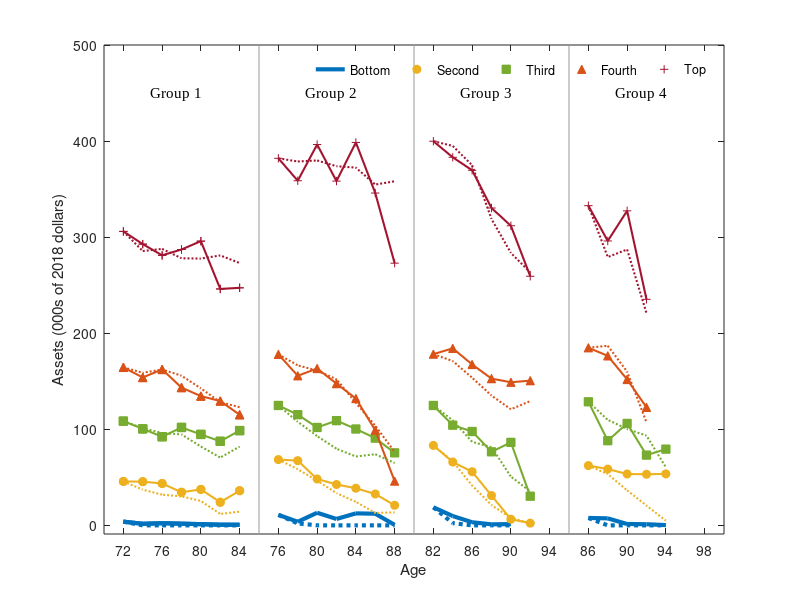

Write MATLAB code to recreate this figure. (Note: this script raises an error after producing the figure.)
clear all

%  clc

waves=9;
groups=4;
wealth_q=3
clusters=4
f_t=2;
PI_l=5;
PI_l2=10;
FS=11;
ylim_pi=500
ylim_ic=600
cd('C:\Users\jbueren\Google Drive\JMP\Code\Structural Model\new_model\new_model\new_model');

% Data moments
fileID = fopen('data_moments1.txt');
data_moments=textscan(fileID,'%f');
fclose(fileID);
data_moments=data_moments{1};
data_moments=standardizeMissing(data_moments,-9);
data_moments(data_moments<0)=0;
data_NW_PI=data_moments(1:waves*groups*PI_l);
data_NW_PI=reshape(data_NW_PI,PI_l,waves,groups);

% Model moments
fileID = fopen('model_moments.txt');
model_moments=textscan(fileID,'%f');
fclose(fileID);
model_moments=model_moments{1};
model_moments(isnan(data_moments)) = -9;
model_moments=standardizeMissing(model_moments,-9);
model_moments(model_moments<0) = 0;
model_NW_PI=model_moments(1:waves*groups*PI_l);
model_NW_PI=reshape(model_NW_PI,PI_l,waves,groups);

data_beq_ic=data_moments(waves*groups*PI_l+1:waves*groups*PI_l+f_t*PI_l);
data_beq_ic=reshape(data_beq_ic,PI_l,f_t);
model_beq_ic=model_moments(waves*groups*PI_l+1:waves*groups*PI_l+f_t*PI_l);
model_beq_ic=reshape(model_beq_ic,PI_l,f_t);

data_NW_IC=data_moments(waves*groups*PI_l+f_t*PI_l+1:waves*groups*PI_l+f_t*PI_l+f_t*waves*groups);
data_NW_IC=reshape(data_NW_IC,f_t,waves,groups);
model_NW_IC=model_moments(waves*groups*PI_l+f_t*PI_l+1:waves*groups*PI_l+f_t*PI_l+f_t*waves*groups);
model_NW_IC=reshape(model_NW_IC,f_t,waves,groups);

data_hr_PI=data_moments(waves*groups*PI_l+f_t*PI_l+f_t*waves*groups+1:waves*groups*PI_l+f_t*PI_l+f_t*waves*groups+groups*PI_l);
data_hr_PI=reshape(data_hr_PI,PI_l,groups)
model_hr_PI=model_moments(waves*groups*PI_l+f_t*PI_l+f_t*waves*groups+1:waves*groups*PI_l+f_t*PI_l+f_t*waves*groups+groups*PI_l);
model_hr_PI=reshape(model_hr_PI,PI_l,groups)

data_hr_IC=data_moments(waves*groups*PI_l+f_t*PI_l+f_t*waves*groups+groups*PI_l+1:waves*groups*PI_l+f_t*PI_l+f_t*waves*groups+groups*PI_l+groups*f_t);
data_hr_IC=reshape(data_hr_IC,f_t,groups)
model_hr_IC=model_moments(waves*groups*PI_l+f_t*PI_l+f_t*waves*groups+groups*PI_l+1:waves*groups*PI_l+f_t*PI_l+f_t*waves*groups+groups*PI_l+groups*f_t);
model_hr_IC=reshape(model_hr_IC,f_t,groups)

data_md_IC=data_moments(waves*groups*PI_l+f_t*PI_l+f_t*waves*groups+groups*PI_l+groups*f_t+1:waves*groups*PI_l+f_t*PI_l+f_t*waves*groups+groups*PI_l+groups*f_t+clusters*f_t);
data_md_IC=reshape(data_md_IC,f_t,groups)
model_md_IC=model_moments(waves*groups*PI_l+f_t*PI_l+f_t*waves*groups+groups*PI_l+groups*f_t+1:waves*groups*PI_l+f_t*PI_l+f_t*waves*groups+groups*PI_l+groups*f_t+clusters*f_t);
model_md_IC=reshape(model_md_IC,f_t,groups)

%Untargeted moments
fileID = fopen('data_moments_ut.txt');
data_moments_ut=textscan(fileID,'%f');
fclose(fileID);
data_moments_ut=data_moments_ut{1};
data_moments_ut=standardizeMissing(data_moments_ut,-9);
data_moments_ut(data_moments_ut<0) = 0;
data_moments_ut=reshape(data_moments_ut,f_t,waves,groups)

fileID = fopen('moments_NW_IC1.txt');
model_moments_ut=textscan(fileID,'%f');
fclose(fileID);
model_moments_ut=model_moments_ut{1};
model_moments_ut(isnan(data_moments_ut)) = -9
model_moments_ut=standardizeMissing(model_moments_ut,-9);
model_moments_ut(model_moments_ut<0) = 0;
model_moments_ut=reshape(model_moments_ut,f_t,waves,groups)

fileID = fopen('data_moments_h_ut.txt');
data_moments_ut2=textscan(fileID,'%f');
fclose(fileID);
data_moments_ut2=data_moments_ut2{1};
data_moments_ut2=standardizeMissing(data_moments_ut2,-9);
data_moments_ut2(data_moments_ut2<0) = 0;
data_moments_ut2=reshape(data_moments_ut2,2,f_t,9)

fileID = fopen('model_moments_h_ut.txt');
model_moments_ut2=textscan(fileID,'%f');
fclose(fileID);
model_moments_ut2=model_moments_ut2{1};
model_moments_ut2=standardizeMissing(model_moments_ut2,-9);
model_moments_ut2(model_moments_ut2<0) = 0;
model_moments_ut2=reshape(model_moments_ut2,2,f_t,9)



colors = {[0   0.4470    0.7410]  [0.9290    0.6940    0.1250] [0.4660    0.6740    0.1880] [0.8500    0.3250    0.0980] [0.6350, 0.0780, 0.1840]};
pattern = {'none' 'o' 's' '^' '+'};
width={3 1.5 1.5 1.5 1.5};
waves2=7

% Graph by PI

final_f=figure(1)
set(1,'position',[150 100 700    250])
for m=1:2
for c=1:groups
for p=1:PI_l
    if m==1
        if p>1
            scatter(1+(waves2+1)*(c-1):waves2+(waves2+1)*(c-1),data_NW_PI(p,1:1:waves2,c),pattern{p},'MarkerEdgeColor',colors{p},'MarkerFaceColor',colors{p})
        end
        plot(1+(waves2+1)*(c-1):waves2+(waves2+1)*(c-1),data_NW_PI(p,1:1:waves2,c),'Color',colors{p},'LineWidth',width{p})        
    else
        plot(1+(waves2+1)*(c-1):waves2+(waves2+1)*(c-1),model_NW_PI(p,1:1:waves2,c),':','Color',colors{p},'LineWidth',width{p})
    end
     hold on  
end
end
end
c=1;
p=1;
p1=plot(1+waves2*(c-1):waves2+(waves2)*(c-1),data_NW_PI(p,1:1:waves2,c),'Color',colors{p},'LineWidth',width{p});
p=2;
p2=scatter(1+waves2*(c-1):waves2+(waves2)*(c-1),data_NW_PI(p,1:1:waves2,c),pattern{p},'MarkerEdgeColor',colors{p},'MarkerFaceColor',colors{p});
p=3;
p3=scatter(1+waves2*(c-1):waves2+(waves2)*(c-1),data_NW_PI(p,1:1:waves2,c),pattern{p},'MarkerEdgeColor',colors{p},'MarkerFaceColor',colors{p});
p=4;
p4=scatter(1+waves2*(c-1):waves2+(waves2)*(c-1),data_NW_PI(p,1:1:waves2,c),pattern{p},'MarkerEdgeColor',colors{p},'MarkerFaceColor',colors{p});
p=5;
p5=scatter(1+waves2*(c-1):waves2+(waves2)*(c-1),data_NW_PI(p,1:1:waves2,c),pattern{p},'MarkerEdgeColor',colors{p},'MarkerFaceColor',colors{p});

set(gcf,'color','w')
xlabel('Age','FontSize',FS)
ylabel('Assets (000s of 2018 dollars)','FontSize',FS)
ylim([-9,ylim_pi])
xticks([1:2:32])
xticklabels({'72','76','80','84',...
             '76','80','84','88',...
             '82','86','90','94',...
             '86','90','94','98'})
xlim([0 32])
alpha=0.6;
line([8 8], [-9 ylim_pi], 'Color', [alpha alpha alpha]);
line([16 16], [-9 ylim_pi], 'Color', [alpha alpha alpha]);
line([24 24], [-9 ylim_pi], 'Color', [alpha alpha alpha]);
text(2.4,ylim_pi-50,'Group 1','FontName','Times New Roman','Fontsize',FS)
text(10.4,ylim_pi-50,'Group 2','FontName','Times New Roman','Fontsize',FS)
text(18.4,ylim_pi-50,'Group 3','FontName','Times New Roman','Fontsize',FS)
text(26.4,ylim_pi-50,'Group 4','FontName','Times New Roman','Fontsize',FS)
I1=legend([p1 p2 p3 p4 p5],'Bottom','Second','Third','Fourth','Top','orientation','horizontal');
legend('boxoff')
I1.FontSize=FS;
newPosition = [0.4 0.87 0.2 0.2];
newUnits = 'normalized';
set(I1,'Position', newPosition,'Units', newUnits);
hold off
set(gca,'FontName','Times New Roman','Fontsize',FS);
print(gcf,'-depsc', 'C:\Users\jbueren\Google Drive\JMP\Draft\figures\model_fit1.eps')


figure(2)
set(2,'position',[150 100 700    250])
for f_l=1:2
subplot(1,2,f_l)
j=1
for m=1:2
for p=1:2
    if m==1
        if p>1
            scatter(1:7,data_moments_ut2(p,f_l,1:7),pattern{p},'MarkerEdgeColor',colors{p},'MarkerFaceColor',colors{p})
        end
        plot(squeeze(data_moments_ut2(p,f_l,1:7)),'Color',colors{p},'LineWidth',width{p})        
    else
        plot(squeeze(model_moments_ut2(p,f_l,1:7)),':','Color',colors{p},'LineWidth',width{p})
    end
     hold on  
end
end
p=1
p1=plot(squeeze(data_moments_ut2(p,f_l,1:7)),'Color',colors{p},'LineWidth',width{p});
p=2;
p2=scatter(1:7,data_moments_ut2(p,f_l,1:7),pattern{p},'MarkerEdgeColor',colors{p},'MarkerFaceColor',colors{p});
set(gcf,'color','w')
xlabel('Interview','FontSize',FS)
ylabel('Assets (000s of 2018 dollars)','FontSize',FS)
ylim([-9,180])
xticks([1:1:7])
xlim([0 8])
set(gca,'FontName','Times New Roman','Fontsize',FS);
end
I1=legend([p1 p2],'Healthy','In LTC need','location','NorthEast');
legend('boxoff')
I1.FontSize = FS
% I1.FontSize=FS;
% newPosition = [0.41 0.87 0.2 0.2];
% newUnits = 'normalized';
% set(I1,'Position', newPosition,'Units', newUnits);
hold off
for f_l=1:2
    if f_l==1
        subplot(1,2,1)
        title('Distant Family')
    else
        subplot(1,2,2)
        title('Close Family')
    end
end
set(gca,'FontName','Times New Roman','Fontsize',FS);

print(gcf,'-depsc', 'C:\Users\jbueren\Google Drive\JMP\Draft\figures\model_fit3.eps')


%%
figure(3)
set(3,'position',[450    400    700    500])
clrs = [0 0 0; 0.9 0.9 0.9 ];
for m=1:2
    subplot(2,2,m)
    if m==1
        hB=bar(data_beq_ic*100)
    else
        hB=bar(model_beq_ic*100)
    end
set(hB,{'FaceColor'},{clrs(1,:),clrs(2,:)}.')

    I=legend('Distant','Close','Location','NorthWest')
    legend('boxoff')
    I.FontSize=FS
%     newPosition = [0.5 0.925 0.08 0.08];
%     newUnits = 'normalized';
%     set(I,'Position', newPosition,'Units', newUnits);
if m==1
    title('Data')
else
    title('Model')
end
set(gca,'FontName','Times New Roman','Fontsize',FS);
set(gcf,'color','w')
ylim([0 100])
xticks([1 2 3 4 5])
xticklabels({'Bottom','2nd','3rd','4th','Top'})
ylabel('Pr. of leaving any bequest (%)','FontSize',FS)
xlabel('Permanent Income Quintile','FontSize',FS)
end
for m=1:2
    subplot(2,2,m+2)
    if m==1
        hB=bar((data_md_IC*100)')
    else
        hB=bar((model_md_IC*100)')
    end
set(hB,{'FaceColor'},{clrs(1,:),clrs(2,:)}.')

    I=legend('Distant','Close','Location','NorthWest')
    legend('boxoff')
    I.FontSize=FS
%     newPosition = [0.5 0.925 0.08 0.08];
%     newUnits = 'normalized';
%     set(I,'Position', newPosition,'Units', newUnits);
if m==1
    title('Data')
else
    title('Model')
end
set(gca,'FontName','Times New Roman','Fontsize',FS);
set(gcf,'color','w')
ylim([0 80])
xticks([1 2 3 4])
xticklabels({'Healthy','Physical','Mental','Impaired'})
ylabel('Fraction in Medicaid (%)','FontSize',FS)
xlabel('LTC need','FontSize',FS)
end
print(gcf,'-depsc', 'C:\Users\jbueren\Google Drive\JMP\Draft\figures\model_fit2.eps')

%Table hours matched by PI
          [data_hr_PI([1 3 5],2)';model_hr_PI([1 3 5],2)'; ...
           data_hr_PI([1 3 5],3)';model_hr_PI([1 3 5],3)'; ...
           data_hr_PI([1 3 5],4)';model_hr_PI([1 3 5],4)']
%Table hours matched by PI       
        [data_hr_IC(:,2)';model_hr_IC(:,2)'; ...
           data_hr_IC(:,3)';model_hr_IC(:,3)'; ...
           data_hr_IC(:,4)';model_hr_IC(:,4)']



%% Identification
clear all

waves=9;
groups=4;
wealth_q=3
clusters=4
f_t=2;
PI_l=5;
PI_l2=10;
FS=11;
ylim_pi=500
ylim_ic=600
cd('C:\Users\jbueren\Google Drive\JMP\Code\Structural Model\new_model\new_model\new_model');

% Model moments
fileID = fopen('model_moments.txt');
model_moments=textscan(fileID,'%f');
fclose(fileID);
model_moments=model_moments{1};
model_moments=standardizeMissing(model_moments,-9);
model_moments(model_moments<0) = 0;
model_beq_ic=model_moments(waves*groups*PI_l+1:waves*groups*PI_l+f_t*PI_l);
model_beq_ic=reshape(model_beq_ic,PI_l,f_t);
model_hr_IC=model_moments(waves*groups*PI_l+f_t*PI_l+f_t*waves*groups+groups*PI_l+1:waves*groups*PI_l+f_t*PI_l+f_t*waves*groups+groups*PI_l+groups*f_t);
model_hr_IC=reshape(model_hr_IC,f_t,groups)


% Stronger bequest
fileID = fopen('moments_high_beq.txt');
model_moments=textscan(fileID,'%f');
fclose(fileID);
model_moments=model_moments{1};
model_moments=standardizeMissing(model_moments,-9);
model_moments(model_moments<0) = 0;
model_beq_ic_high_beq=model_moments(waves*groups*PI_l+1:waves*groups*PI_l+f_t*PI_l);
model_beq_ic_high_beq=reshape(model_beq_ic_high_beq,PI_l,f_t);
model_hr_IC_high_beq=model_moments(waves*groups*PI_l+f_t*PI_l+f_t*waves*groups+groups*PI_l+1:waves*groups*PI_l+f_t*PI_l+f_t*waves*groups+groups*PI_l+groups*f_t);
model_hr_IC_high_beq=reshape(model_hr_IC_high_beq,f_t,groups)

% Stronger LTC needs
fileID = fopen('moments_high_LTC.txt');
model_moments=textscan(fileID,'%f');
fclose(fileID);
model_moments=model_moments{1};
model_moments=standardizeMissing(model_moments,-9);
model_moments(model_moments<0) = 0;
model_beq_ic_high_ltc=model_moments(waves*groups*PI_l+1:waves*groups*PI_l+f_t*PI_l);
model_beq_ic_high_ltc=reshape(model_beq_ic_high_ltc,PI_l,f_t);
model_hr_IC_high_ltc=model_moments(waves*groups*PI_l+f_t*PI_l+f_t*waves*groups+groups*PI_l+1:waves*groups*PI_l+f_t*PI_l+f_t*waves*groups+groups*PI_l+groups*f_t);
model_hr_IC_high_ltc=reshape(model_hr_IC_high_ltc,f_t,groups)


pattern = {'none' 'o' 's' '^' '+'};
width={3 1.5 1.5 1.5 1.5};
waves2=7
clrs = [0 0 0; 0.5 0.5 0.5 ; 0.9 0.9 0.9 ];

figure(7)
set(7,'position',[450    400    700    250])
p=clusters
hb=bar([model_hr_IC(:,p) model_hr_IC_high_beq(:,p) model_hr_IC_high_ltc(:,p)])  
set(hb,{'FaceColor'},{clrs(1,:),clrs(2,:),clrs(3,:)}.')
xticklabels({'Distant','Close'})
I=legend('Benchmark','High bequest','High LTC','Location','NorthEast')
legend('boxoff')
I.FontSize=FS
hold off
set(gca,'FontName','Times New Roman','Fontsize',FS);
xlabel('Family Type','FontSize',FS)
ylabel('Formal Care Hours per Day','FontSize',FS)
set(gcf,'color','w')
print(gcf,'-depsc', 'C:\Users\jbueren\Google Drive\JMP\Draft\figures\identification1.eps')

figure(8)
set(8,'position',[450    400    700    250])

for m=1:2
    subplot(1,2,m)
    hB=bar([model_beq_ic(:,m)*100 model_beq_ic_high_beq(:,m)*100 model_beq_ic_high_ltc(:,m)*100])
    set(hB,{'FaceColor'},{clrs(1,:),clrs(2,:),clrs(3,:)}.')
    I=legend('Benchmark','High Bequest','High LTC','Location','NorthWest')
    legend('boxoff')
    I.FontSize=FS
if m==1
    title('Distant Family')
else
    title('Close Family')
end
set(gca,'FontName','Times New Roman','Fontsize',FS);
set(gcf,'color','w')
ylim([0 100])
xticks([1 2 3 4 5])
xticklabels({'Bottom','2nd','3rd','4th','Top'})
ylabel('Pr. of leaving any bequest (%)','FontSize',FS)
xlabel('Permanent Income Quintile','FontSize',FS)
end
print(gcf,'-depsc', 'C:\Users\jbueren\Google Drive\JMP\Draft\figures\identification2.eps')


%% Counterfactuals by IC
clear all
generations=21
FS=11;
colors = {[0   0.4470    0.7410] [0.4940    0.1840    0.5560]   [0.9290    0.6940    0.1250]  [0.8500    0.3250    0.0980] [0.3010, 0.7450, 0.9330]};
pattern = {'none' 'o' 's' '^'};
width={3 1.5 3.5 1.5 2};
ldash = {'-' '--' ':'  '*'};

figure(7)
set(7,'position',[50    100    650    350])    
for i=1:2 %family

for p=1:2 % percentile
cd('C:\Users\jbueren\Google Drive\JMP\Code\Structural Model\new_model\new_model\new_model');
fileID = fopen('benchmark.txt');
benchmark=textscan(fileID,'%f  %f %f %f %f %f %f ');
fclose(fileID);
benchmark=benchmark{2+i+(p-1)*2};
counterfactual(:,1)=benchmark(:,1);

fileID = fopen('noLTC.txt');
noLTC=textscan(fileID,'%f %f %f %f %f %f %f ');
fclose(fileID);
noLTC=noLTC{2+i+(p-1)*2};
counterfactual(:,2)=noLTC;

fileID = fopen('noBeq.txt');
noBeq=textscan(fileID,'%f %f %f %f %f %f %f');
fclose(fileID);
noBeq=noBeq{2+i+(p-1)*2};
counterfactual(:,3)=noBeq;

if i==1
    subplot(1,2,1)
    T=title('Distant Families','Position',[85 720])

else
    subplot(1,2,2)
    T=title('Close Families','Position',[85 720])
end
hold on 
for c=1:3
    plot(70:2:100,counterfactual(1:16,c),ldash{c},'Color',colors{c},'LineWidth',width{c})        
end
set(gcf,'color','w')
xlabel('Age','FontSize',FS)
ylabel('Assets (000s of 2018 dollars)','FontSize',FS)
% yticks([0:100:500])
ylim([-9,800])
 if i==1
    I=legend('Benchmark','No long-term care','No bequest','orientation','horizontal');
    legend('boxoff')
    I.FontSize=FS;
    newPosition = [0.42 0.88 0.2 0.2];
    newUnits = 'normalized';
    set(I,'Position', newPosition,'Units', newUnits);
 end 
set(gca,'FontName','Times New Roman','Fontsize',FS);
end
end
print(gcf,'-depsc', 'C:\Users\jbueren\Google Drive\JMP\Draft\figures\counterfactuals_ic.eps')

%% Counterfactuals along no close families
clear all
generations=21
FS=11;
colors = {[0   0.4470    0.7410] [0.4940    0.1840    0.5560]   [0.9290    0.6940    0.1250]  [0.8500    0.3250    0.0980] [0.3010, 0.7450, 0.9330]};
pattern = {'none' 'o' 's' '^'};
width={3 1.5 3.5 1.5 2};
ldash = {'-' '--' ':'  '*'};

figure(7)
set(7,'position',[50    100    600    500])    
subplot(2,1,2)
for i=1:1
cd('C:\Users\jbueren\Google Drive\JMP\Code\Structural Model\new_model\new_model\new_model');
fileID = fopen('benchmark_MB.txt');
benchmark=textscan(fileID,'%f %f %f %f %f %f %f');
fclose(fileID);
benchmark=benchmark{i};
fileID = fopen('noLTC_MB.txt');
noLTC=textscan(fileID,'%f %f %f %f %f %f %f ');
fclose(fileID);
noLTC=noLTC{i};
counterfactual(:,1,:)=benchmark(:,1)-noLTC(:,1);


fileID = fopen('noFemale.txt');
benchmark2=textscan(fileID,'%f %f %f %f %f %f %f');
fclose(fileID);
benchmark2=benchmark2{i};
fileID = fopen('noFemale_noLTC.txt');
noLTC=textscan(fileID,'%f %f %f %f %f %f %f ');
fclose(fileID);
noLTC=noLTC{i};
counterfactual(:,2,:)=benchmark2(:,1)-noLTC(:,1);


for c=1:2
    if c==1
        plot(70:2:96,counterfactual(1:14,c)./benchmark(1:14,1),ldash{c},'Color',colors{c},'LineWidth',width{c})    
    else
        plot(70:2:96,counterfactual(1:14,c)./benchmark2(1:14,1),ldash{c},'Color',colors{c},'LineWidth',width{c}) 
    end
    hold on  
end
set(gcf,'color','w')
xlabel('Age','FontSize',FS)
ylim([0,0.30])
%  yticks([0:0.05:0.3])
xlim([70,96])
%  if i==2
    I=legend('Benchmark','No Close Families','orientation','horizontal');
    legend('boxoff')
    I.FontSize=FS;
    newPosition = [0.4 0.38 0.2 0.2];
    newUnits = 'normalized';
    set(I,'Position', newPosition,'Units', newUnits);
%  end 
set(gca,'FontName','Times New Roman','Fontsize',FS);
end

generations=21
FS=11;
colors = {[0   0.4470    0.7410] [0.4940    0.1840    0.5560]   [0.9290    0.6940    0.1250]  [0.8500    0.3250    0.0980] [0.3010, 0.7450, 0.9330]};
pattern = {'none' 'o' 's' '^'};
width={3 1.5 3.5 1.5 2};
ldash = {'-' '--' ':'  '*'};

subplot(2,1,1)
for i=1:1
cd('C:\Users\jbueren\Google Drive\JMP\Code\Structural Model\new_model\new_model\new_model');

fileID = fopen('benchmark_MB.txt');
benchmark=textscan(fileID,'%f %f %f %f %f %f %f');
fclose(fileID);
benchmark=benchmark{i};

fileID = fopen('noLTC_MB.txt');
noLTC=textscan(fileID,'%f %f %f %f %f %f %f ');
fclose(fileID);
noLTC=noLTC{i};
counterfactual(:,1,:)=benchmark(:,1)-noLTC(:,1);


fileID = fopen('noLTC_physical.txt');
noLTC=textscan(fileID,'%f %f %f %f %f %f %f ');
fclose(fileID);
noLTC=noLTC{i};
counterfactual(:,2,:)=benchmark(:,1)-noLTC(:,1);

fileID = fopen('noLTC_mental.txt');
noLTC=textscan(fileID,'%f %f %f %f %f %f %f ');
fclose(fileID);
noLTC=noLTC{i};
counterfactual(:,3,:)=benchmark(:,1)-noLTC(:,1);

fileID = fopen('noLTC_impaired.txt');
noLTC=textscan(fileID,'%f %f %f %f %f %f %f ');
fclose(fileID);
noLTC=noLTC{i};
counterfactual(:,4,:)=benchmark(:,1)-noLTC(:,1);


for c=1:4
    plot(70:2:96,counterfactual(1:14,c)./benchmark(1:14,1),ldash{c},'Color',colors{c},'LineWidth',width{c})        
    hold on  
end
set(gcf,'color','w')
xlabel('Age','FontSize',FS)
 ylim([0,0.30])
%  yticks([0:0.05:0.3])
 xlim([70,96])
%  if i==2
    I=legend('All LTC','No Physical LTC','No Mental LTC','No Impaired LTC','orientation','horizontal');
    legend('boxoff')
    I.FontSize=FS;
    newPosition = [0.4 0.88 0.2 0.2];
    newUnits = 'normalized';
    set(I,'Position', newPosition,'Units', newUnits);
%  end 
set(gca,'FontName','Times New Roman','Fontsize',FS);
end

% print(gcf,'-depsc', 'C:\Users\jbueren\Google Drive\JMP\Draft\figures\counterfactuals.eps')
% print(gcf,'-depsc', 'C:\Users\jbueren\Google Drive\JMP\Slides\figures\counterfactuals.eps')
